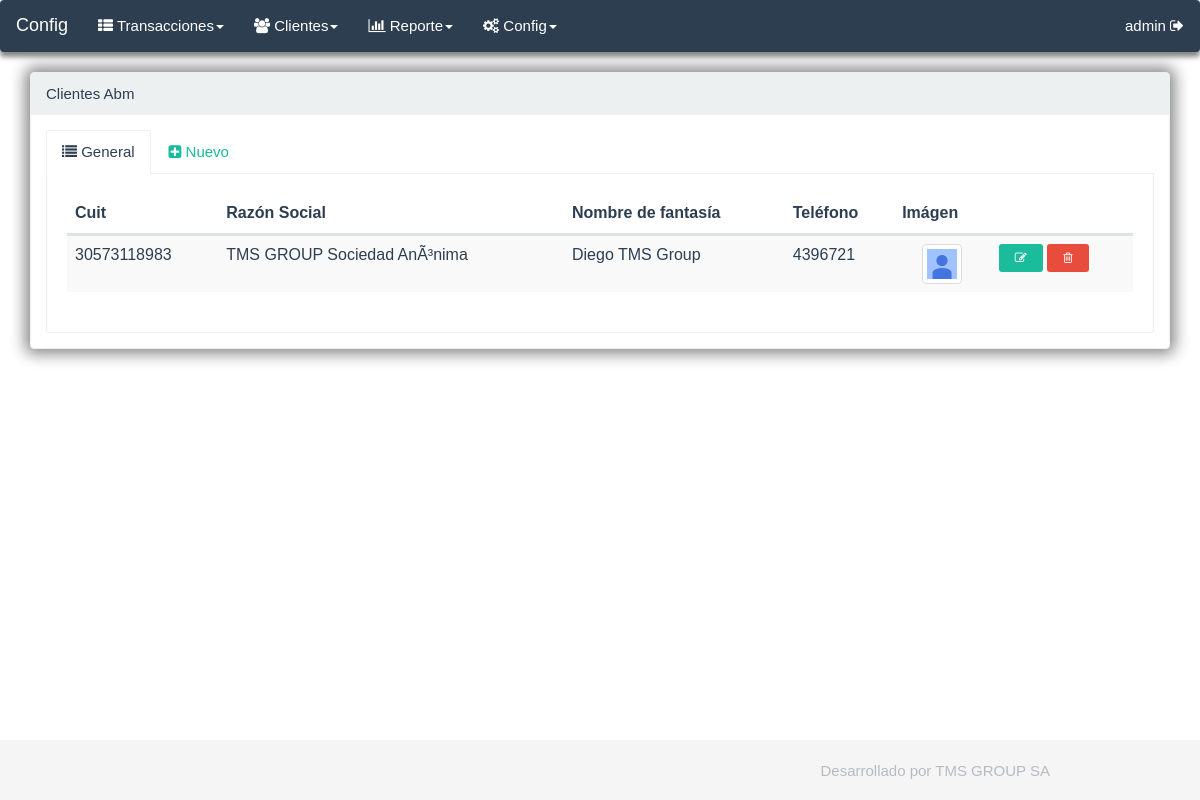
The app's page /views/clientes_abm.php (signed in) with its own data.
### tables this page shows
CREATE TABLE IF NOT EXISTS `clientes` (
  `id_cliente` int(11) NOT NULL AUTO_INCREMENT,
  `cuil` varchar(64) NOT NULL,
  `razon_social` varchar(128) NOT NULL,
  `alias` varchar(64) NOT NULL,
  `telefono` varchar(64) NOT NULL,
  `email` varchar(64) NOT NULL,
  `direccion` varchar(128) NOT NULL,
  `nombre` varchar(64) NOT NULL,
  `apellido` varchar(64) NOT NULL,
  `telefono_contacto` varchar(64) NOT NULL,
  `email_contacto` varchar(64) NOT NULL,
  `img_perfil` varchar(128) NOT NULL DEFAULT 'img_perfil/user.png',
  `tipo` varchar(64) NOT NULL,
  `size` varchar(64) NOT NULL,
  `delete` tinyint(4) NOT NULL,
  PRIMARY KEY (`id_cliente`)
);

### helpers/h_language.php (called while the page is built, shortened)
<?php
$language['abrir']						= 'Abrir';
$language['alias']						= 'Nombre de fantasía';
$language['alta']						= 'Alta';
$language['archivo']					= 'Archivo';
$language['archivo_delete']				= 'El archivo no se encontraba en el servidor';
$language['apellido']					= 'Apellido';
$language['asunto']						= 'Asunto';
$language['ayuda']						= 'Ayuda';
$language['ayuda_estado']				= 'Filtro por estado de transferencia, si no se coloca el estado, la consulta devuelve todos los estados de las transferencias';
$language['ayuda_importe']				= 'Filtro de Importe, Numérico de 10 enteros y 2 decimales';
$language['ayuda_fecha']				= 'Filtro de Fecha de Concertación';
$language['ayuda_operacion']			= 'Filtro por número de Operación, Alfanumérico de 10 posiciones';
$language['borrar']						= 'Borrar';
$language['buscar']						= 'Buscar';
$language['cadena']						= 'Cadena';
$language['cantidad']					= 'Cantidad';
$language['cerrar']						= 'Cerrar';
$language['certificado']				= 'Certificado';
$language['cierre']						= 'Cierre';
$language['cierre_no']					= 'El cierre no fue confeccionado';
$language['cierre_ok']					= 'Ya se ha realizado el cierre, en este momento las transferencias en estado ´Enviada Banco Credito´ compensan';
$language['clave']						= 'Clave';
$language['clave_privada']				= 'Clave privada';
$language['cliente']					= 'Cliente';
$language['clientes']					= 'Clientes';
$language['comunidad']					= 'Comunidad';
$language['compensacion']				= 'Compensación';
$language['comprobante']				= 'Comprobante';
$language['config']						= 'Config';
$language['confirm_eliminar']			= 'Esta seguro que quiere eliminar el registro?';
$language['confirm_volver']				= '¿Esta seguro? no se guardaran los cambios';
$language['contacto']					= 'Contacto';
$language['control_size']				= 'El archivo pesa más de lo que debería, controlar si todo esta ok';
$language['cuenta']						= 'Cuenta';
$language['cuil']						= 'Cuit';
$language['delete_ok']					= 'El registro se ha dado de baja con éxito';
$language['desarrollado']				= 'Desarrollado por TMS GROUP SA';
$language['descargar']					= 'Descargar';
$language['descripcion']				= 'Descripción';
$language['desde']						= 'Desde';
$language['destinatario']				= 'Destinatario';
$language['detalle']					= 'Detalle';
$language['direccion']					= 'Dirección';
$language['editar']						= 'Editar';
$language['email']						= 'Email';
$language['email_ok']					= 'El email se ha enviado con éxito';
$language['empresa']					= 'Empresa';
$language['enviar']						= 'Enviar';
$language['error_dato']					= 'Error en el dato: ';
$language['estado']						= 'Estado';
$language['extension_error']			= 'La extensión del archivo no es la correcta';
$language['general']					= 'General';
$language['generar_cierre']				= 'Generar cierre';
$language['generar_informe']			= 'Generar informe de interbanking ';
$language['generar_incremental']		= 'Generar incremental de interbanking ';
$language['generar_preconfeccion']		= 'Generar pago';
$language['guardar']					= 'Guardar';
$language['hasta']						= 'Hasta';
$language['id']							= 'ID';
$language['id_cuentarecaudacion']		= 'ID Cuenta Recaudación';

### models/Model.php (called while the page is built, shortened)
<?php
class Model
{
    public function __construct()
    {
    	$this->_db = new mysqli(DB_HOST, DB_USER, DB_PASS, DB_NAME);
    }
}

### models/My_model.php (called while the page is built, shortened)
<?php
include_once('Model.php');
class MY_Model extends Model
{
	protected $_tablename	= '';
	protected $_id			= '';
	protected $_order		= '';
	function __construct(
				$tablename	= null,
				$id			= null,
				$name		= null,
				$order		= null,
				$data_model	= null
				)
	{
		$this->_tablename	= $tablename;
		$this->_id			= $id;
		$this->_order		= $order;
	}
	public function get_registros($where = NULL)
    {
    	if($where == NULL)
		{
			$consulta = 'SELECT * FROM '.$this->_tablename.' ORDER BY '.$this->_order;
		}
		else
		{
			$consulta = 'SELECT * FROM '.$this->_tablename.' WHERE '.$where.' ORDER BY '.$this->_order;
		}
		$result = $this->_db->query($consulta);
		if($result->num_rows > 0)
		{
			while($row = $result->fetch_array())
			{
				$rows[] = $row;
			}
			return $rows;
		}
		else
		{
			return FALSE;
		}
    }
	function getID()
	{
		return $this->_id;
	}
}

### config/routes.php (called while the page is built)
<?php
$route['base_url']			= "localhost/amena_pagos/";
$route['d_controller']		= "inicio";
$route['404_override']		= 'error404';
$route['models']			= '../models/';
$route['controllers']		= '../controllers/';
$route['libraries']			= BASE_URL.'/libraries/';
$route['helpers']			= '../helpers/';
$route['doc']				= '../doc/';
$route['certificados']		= '../doc/certificados/';
$route['img_perfil']		= 'img_perfil/';

### views/clientes_abm.php (the view, shortened to what this page needs)
<?php
include_once('menu.php');
$registos		= new m_cliente();
$id_registro	= $registos->getID();
$url_abm		= 'clientes_abm.php';
if(isset($_GET['edit']) && !(isset($_POST['volver'])))
{
	$registos_array	= $registos->get_registros('`id_cliente` = '.$_GET['edit']);
	foreach($registos_array as $row)
	{
		$datos = $row;
	}
}
else
{
	$registos_array	= $registos->get_registros('`delete` = 0');
}
?>
<div class='row'>
	<div class="col-md-12">
		<div class="panel panel-default">
			<div class="panel-heading">
				<?php echo get_panel_heading();	?>
			</div>
			<div class="panel-body">
				<?php
				if(isset($_GET['edit']) && !(isset($_POST['volver'])))
				{
				?>
<!----------------------------------------------------------------------------
		Edit registro
----------------------------------------------------------------------------->
				<form class="form-horizontal" method="post" onsubmit="return validar_config();">
					<div class="row">
						<div class="col-md-2">
							<ul class="nav nav-pills nav-stacked">
								<li class="active">
									<a href="#subtab1" data-toggle="tab">
										<i class="fa fa-building-o"></i> <?php echo $language['empresa'] ?>
									</a>
								</li>
				   				<li>
				   					<a href="#subtab2" data-toggle="tab">
				   						<i class="fa fa-user"></i> <?php echo $language['contacto'] ?>
				   					</a>
				   				</li>
				   			</ul>
						</div>
						<div class="col-md-10">
							<div class="tab-content">
			    			<div class="tab-pane active" id="subtab1">
								<div class="form-group">
									<?php echo label_helper_horizontal($language['cuil']); ?>
									<?php echo input_helper_horizontal('cuil', $datos['cuil'], NULL, $language['ingrese']." ".$language['cuil'])?>
								</div>
								<div class="form-group">
									<?php echo label_helper_horizontal($language['razon_social']); ?>
									<?php echo input_helper_horizontal('razon_social', $datos['razon_social'], NULL, $language['ingrese']." ".$language['razon_social'])?>
								</div>
								<div class="form-group">
									<?php echo label_helper_horizontal($language['alias']); ?>
									<?php echo input_helper_horizontal('alias', $datos['alias'], NULL, $language['ingrese']." ".$language['alias']); ?>
								</div>
								<div class="form-group">
									<?php echo label_helper_horizontal($language['telefono']); ?>
									<?php echo input_helper_horizontal('telefono', $datos['telefono'], NULL, $language['ingrese']." ".$language['telefono']); ?>
								</div>
								<div class="form-group">
									<?php echo label_helper_horizontal($language['email']); ?>
									<?php echo input_helper_horizontal('email', $datos['email'], NULL, $language['ingrese']." ".$language['email']); ?>
								</div>
								<div class="form-group">
									<?php echo label_helper_horizontal($language['direccion']); ?>
									<?php echo input_helper_horizontal('direccion', $datos['direccion'], NULL, $language['ingrese']." ".$language['direccion']); ?>
								</div>
							</div>
							<div class="tab-pane" id="subtab2">
								<div class="form-group">
									<?php echo label_helper_horizontal($language['nombre']); ?>
									<?php echo input_helper_horizontal('nombre', $datos['nombre'], NULL, $language['ingrese']." ".$language['nombre']); ?>
								</div>
								<div class="form-group">
									<?php echo label_helper_horizontal($language['apellido']); ?>
									<?php echo input_helper_horizontal('apellido', $datos['apellido'], NULL, $language['ingrese']." ".$language['apellido']); ?>
								</div>
								<div class="form-group">
									<?php echo label_helper_horizontal($language['telefono']); ?>
									<?php echo input_helper_horizontal('telefono_contacto', $datos['telefono_contacto'], NULL, $language['ingrese']." ".$language['telefono']); ?>
								</div>
								<div class="form-group">
									<?php echo label_helper_horizontal($language['email']); ?>
									<?php echo input_helper_horizontal('email_contacto', $datos['email_contacto'], NULL, $language['ingrese']." ".$language['email']); ?>
								</div>
							</div>
							</div>
						</div>
					</div>
					<div class="row">
						<div class="col-sm-2">
						</div>
						<div class="col-sm-10">
							<input type="hidden" name="id" value="<?php echo $datos[$id_registro]?>">
							<button type="submit" value="1" name="update" class="btn btn-primary btn-lg"><?php echo $language['editar'] ?></button>
							<button type="submit" value="1" name="volver" class="btn btn-primary btn-lg"><?php echo $language['editar'] ?> & <?php echo $language['volver'] ?></button>
							<a href="<?php echo BASE_URL.'views/'.$url_abm; ?>" onclick="return confirm('<?php echo $language['confirm_volver']?>')" class="btn btn-danger btn-lg"><?php echo $language['volver'] ?></a>
						</div>
					</div>
				</form>
				<?php
				}
				else
				{
				?>
				<ul class="nav nav-tabs">
					<li class="active"><a href="#tab1" data-toggle="tab"><i class="fa fa-list"></i> <?php echo $language['general'] ?></a></li>
    				<li><a href="#tab2" data-toggle="tab"><i class="fa fa-plus-square"></i> <?php echo $language['nuevo'] ?></a></li>
    			</ul>
    			<div class="tab-content">
				<div class="tab-pane active" id="tab1">
				<table class="table table-striped table-hover" id="datatable" width='100%'>
					<thead>
						<tr>
							<th><?php echo $language['cuil'];?></th>
							<th><?php echo $language['razon_social'];?></th>
							<th><?php echo $language['alias'];?></th>
							<th><?php echo $language['telefono'];?></th>
							<th><?php echo $language['imagen'];?></th>
							<th></th>
						</tr>
					</thead>
					<tbody>
					<?php
					if($registos_array)
					{
						foreach($registos_array as $row)
						{
							echo "<tr>";
							echo "<td>".$row['cuil']."</td>";
							echo "<td>".$row['razon_social']."</td>";
							echo "<td>".$row['alias']."</td>";
							echo "<td>".$row['telefono']."</td>";
							echo "<td><a href='imagen_perfil.php?id=".$row['id_cliente']."'><center><img class='img-thumbnail' width='40px' height='40px' src='".$route['doc'].$row['img_perfil']."'></center></a></td>";
							?>
							<td>
								<a href="<?php echo BASE_URL.'views/'.$url_abm.'?edit='.$row[$id_registro] ?>" class='btn btn-primary' "<?php echo $language['editar']; ?>">
									<i class='fa fa-pencil-square-o'></i>
								</a>
								<a href="<?php echo BASE_URL.'views/'.$url_abm.'?delete='.$row[$id_registro] ?>" class='btn btn-danger' onclick="return confirm('<?php echo $language['confirm_eliminar']?>')" title="<?php echo $language['borrar']; ?>">
									<i class='fa fa-trash-o'></i>
								</a>
							</td>
						<?php
							echo "</tr>";
						}
					}
					?>
					</tbody>
				</table>
				</div>
				<?php
				}
				?>
			</div>
			</div>
		</div>
	</div>
</div>
<?php
include_once('footer.php');
?>

### libraries/eden-ui/skins/eden.css (style rules this page uses)
a { color: #18bc9c; text-decoration: none; font-weight: 300; }
ul, ol { margin-top: 0; margin-bottom: 10.5px; }
.table { border-collapse: separate; border-radius: 4px; }
.table th, .table td { border-color: #dde4e6 !important; }
.btn { font-family: 'Montserrat', sans-serif; -webkit-transition: all 0.2s ease; transition: all 0.2s ease; text-transform: uppercase; font-weight: 700; font-size: 12px; padding: 8.3px 16px; border-radius: 3px; border:0 !important; }
.btn { border: 0; }
.btn-primary,.flat-primary, .flat-primary.btn-bordered:hover { background-color: rgb(26, 188, 156); color: #ffffff; }
.btn-danger,.flat-danger, .flat-danger.btn-bordered:hover { background-color: rgb(231, 76, 60); color: #ffffff; }
.nav-tabs { border-bottom: 1px solid #ecf0f1; }
.nav-tabs > li { float: left; margin-bottom: -1px; }
.nav-tabs > li > a { margin-right: 2px; line-height: 1.42857143; border: 1px solid transparent; border-radius: 4px 4px 0 0; }
.nav-tabs > li.active > a, .nav-tabs > li.active > a:hover, .nav-tabs > li.active > a:focus { color: #2c3e50; background-color: #ffffff; border: 1px solid #ecf0f1; border-bottom-color: transparent; cursor: default; }
.tab-content { padding: 20px; border: 1px solid #eeeeee; border-top: 0; border-bottom-left-radius: 3px; border-bottom-right-radius: 3px; }
.panel { box-shadow: 0px 0px 15px 5px #888888 }
.panel-default { border-color: #ecf0f1; }
.panel-default > .panel-heading { color: #2c3e50; background-color: #ecf0f1; border-color: #ecf0f1; }

### records on screen
clientes: cuil "30573118983", razon_social "TMS GROUP Sociedad AnÃ³nima", alias "Diego TMS Group", telefono "4396721", img_perfil (picture)

### other values on screen
$language['config'] "Config"
$language['transacciones'] "Transacciones"
$language['clientes'] "Clientes"
$language['reporte'] "Reporte"
$_SESSION['nombre'] "admin"
get_panel_heading() "Clientes Abm"
$language['general'] "General"
$language['nuevo'] "Nuevo"
$language['cuil'] "Cuit"
$language['razon_social'] "Razón Social"
$language['alias'] "Nombre de fantasía"
$language['telefono'] "Teléfono"
$language['imagen'] "Imágen"
$language['desarrollado'] "Desarrollado por TMS GROUP SA"
